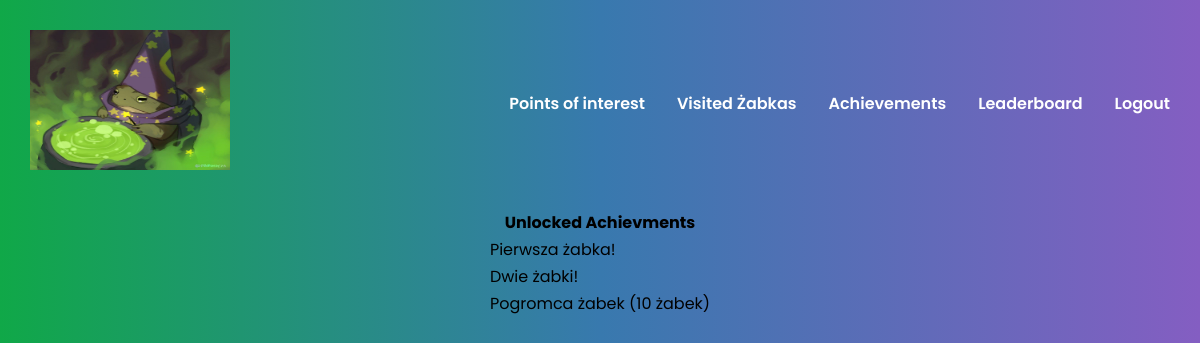
Screenshot of /achievments/ (signed in) with the database file from the repository.
### get_all_frogs/models.py (models this page shows)
class AssignedAcievments(models.Model):
    achievement_owner = models.ForeignKey(User, on_delete = models.CASCADE)
    achievment_id = models.ForeignKey(Achievements, on_delete = models.CASCADE)

class Achievements(models.Model):
    achievment_id = models.AutoField(primary_key=True)
    achievement_name = models.CharField(max_length=200, blank=False, null=True)

### achievments/views.py (the view)
# urls.py: path('', views.achievments),
def achievments(request):
    if request.user.is_authenticated:
        user = User.objects.get(id=request.user.id)
        achievments_list = AssignedAcievments.objects.filter(achievement_owner=user)
        return render(request, 'list.html', {'achievments_list': achievments_list})
    return render(request, 'pages/home.html')

### achievments/templates/list.html
{% extends 'index.html' %}
{% block content %}
<div class="main">
    <table class="table">
        <thead>
            <th>Unlocked Achievments</th>
        </thead>
        <tbody>
            {% for achievment in achievments_list %}
            <tr>
                <td>
                    {{ achievment.achievment_id.achievement_name }}
                </td>
            </tr>
            {% endfor %}
        </tbody>
    </table>
</div>
{% endblock %}

### mystaticfiles/style.css (style rules this page uses)
* { margin: 0; padding: 0; font-family: 'Poppins', sans-serif; }
body { min-height: 100vh; opacity: 0; background: linear-gradient(90deg, #10a848, #3879ae,#845EC2); transition: opacity 3s; display: flex; flex-direction: column; }
.main { display: flex; align-items: center; justify-content: center; gap: 7rem; margin-top: 1px; }

### rows the page displays
AssignedAcievments: achievment_id.achievement_name "Pierwsza żabka!"
AssignedAcievments: achievment_id.achievement_name "Dwie żabki!"
AssignedAcievments: achievment_id.achievement_name "Pogromca żabek (10 żabek)"
